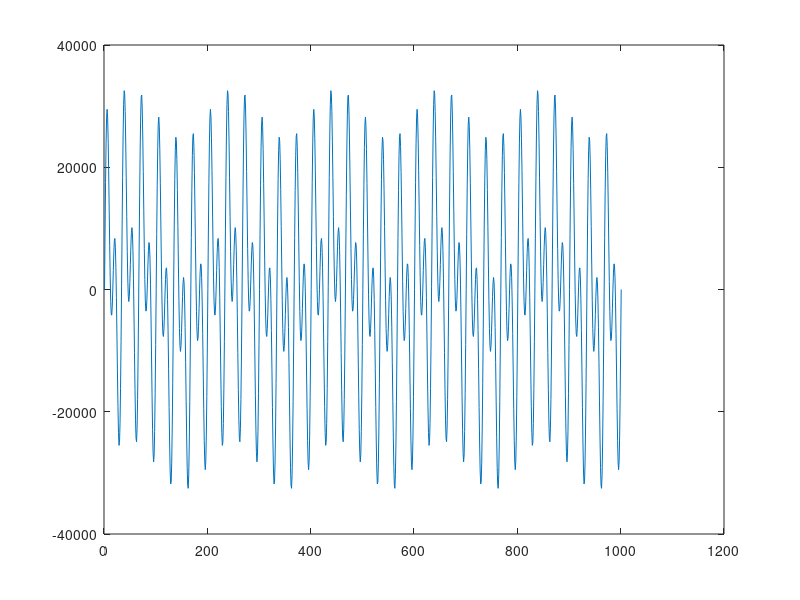

This figure's MATLAB source: (Note: this script raises an error after producing the figure.)
% fir_c_online: script to compare FIR filters implemented in C and MATLAB
% languages.
%
% Version: 002
% Date:    2021/11/01
% Author:  Rodrigo Gonzalez <rodralez@frm.utn.edu.ar>
% URL:     https://github.com/rodralez/control

clc
close all
clear

%% PARAMETERS

Fn1 = 300;   % Signal 1 frequency
Fn2 = 600;   % Signal 2 frequency
Fn3 = 50 ;   % Signal 3 frequency, interference
Fs = 10000;  % Sampling frequency

%% INPUT SIGNAL

dt = 1/Fs;
t = (0:dt:dt*1000)';

adc_signal = sin(2 * pi * Fn1 * t) + sin(2 * pi * Fn2 * t) + 0.25 * sin(2 * pi * Fn3 * t);

% Input signal must be in float, not double
adc_signal = adc_signal/2; % to avoid saturation
adc_signal_f = single(adc_signal);

frac_n = 15;
adc_signal_f_int16 = int16((2^frac_n)*adc_signal);
figure
plot(adc_signal_f_int16)

%% C FIR FILTERING

s = size(adc_signal_f);
M = max(s);

% fir_output = zeros(s); 
fir_output = zeros(s, 'int16'); 


for j = 1:M
    
   fir_output (j) = fir_wrapper_int16( adc_signal_f_int16( j ) );
    
end

fir_output = single(fir_output)/(2^frac_n);


%% MATLAB FIR FILTERING

Hd = fir_blackman_200_800;
b = Hd.Numerator;
a = 1;

fir_output_m = filter(b, a, adc_signal);

%% PLOT IN TIME

figure
subplot(2,1,1)
plot(t, adc_signal_f, '-b', 'LineWidth', 2)
legend('INPUT SIGNAL')
grid on

subplot(2,1,2)
plot(t, fir_output_m, '-b', 'LineWidth', 2)
hold on
plot(t, fir_output, '--r')
legend('FIR OUTPUT MATLAB', 'FIR OUTPUT C')
grid on

%% PLOT IN FREQ

[f1, mag_s ] = my_dft(adc_signal_f, Fs);
[f2, maf_f ] = my_dft(fir_output, Fs);
[f3, maf_m ] = my_dft(fir_output_m, Fs);

figure
plot(f1, mag_s, '-k', 'LineWidth', 2)
hold on
plot(f2, maf_f, '--b', 'LineWidth', 2)
plot(f2, maf_m, '--r', 'LineWidth', 2)
legend('INPUT SIGNAL', 'FIR OUTPUT C' , 'FIR OUTPUT MATLAB')
grid on
